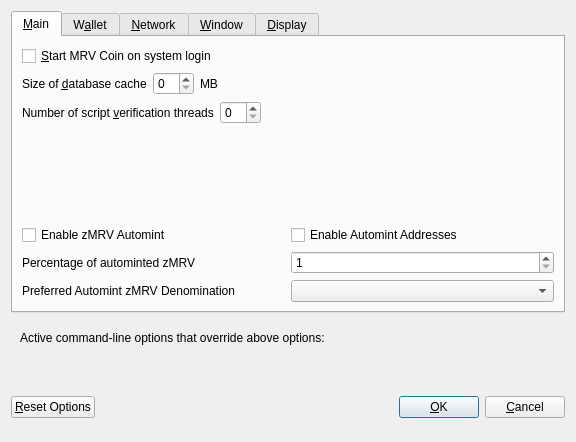
<?xml version="1.0" encoding="UTF-8"?>
<ui version="4.0">
 <class>OptionsDialog</class>
 <widget class="QDialog" name="OptionsDialog">
  <property name="geometry">
   <rect>
    <x>0</x>
    <y>0</y>
    <width>576</width>
    <height>442</height>
   </rect>
  </property>
  <property name="windowTitle">
   <string>Options</string>
  </property>
  <property name="modal">
   <bool>true</bool>
  </property>
  <layout class="QVBoxLayout" name="verticalLayout">
   <item>
    <widget class="QTabWidget" name="tabWidget">
     <property name="currentIndex">
      <number>0</number>
     </property>
     <widget class="QWidget" name="tabMain">
      <attribute name="title">
       <string>&amp;Main</string>
      </attribute>
      <layout class="QVBoxLayout" name="verticalLayout_Main">
       <item>
        <widget class="QCheckBox" name="bitcoinAtStartup">
         <property name="toolTip">
          <string>Automatically start MRV Coin after logging in to the system.</string>
         </property>
         <property name="text">
          <string>&amp;Start MRV Coin on system login</string>
         </property>
        </widget>
       </item>
       <item>
        <layout class="QHBoxLayout" name="horizontalLayout_2_Main">
         <item>
          <widget class="QLabel" name="databaseCacheLabel">
           <property name="text">
            <string>Size of &amp;database cache</string>
           </property>
           <property name="textFormat">
            <enum>Qt::PlainText</enum>
           </property>
           <property name="buddy">
            <cstring>databaseCache</cstring>
           </property>
          </widget>
         </item>
         <item>
          <widget class="QSpinBox" name="databaseCache"/>
         </item>
         <item>
          <widget class="QLabel" name="databaseCacheUnitLabel">
           <property name="text">
            <string>MB</string>
           </property>
           <property name="textFormat">
            <enum>Qt::PlainText</enum>
           </property>
          </widget>
         </item>
         <item>
          <spacer name="horizontalSpacer_2_Main">
           <property name="orientation">
            <enum>Qt::Horizontal</enum>
           </property>
           <property name="sizeHint" stdset="0">
            <size>
             <width>40</width>
             <height>20</height>
            </size>
           </property>
          </spacer>
         </item>
        </layout>
       </item>
       <item>
        <layout class="QHBoxLayout" name="horizontalLayout_3_Main">
         <item>
          <widget class="QLabel" name="threadsScriptVerifLabel">
           <property name="text">
            <string>Number of script &amp;verification threads</string>
           </property>
           <property name="textFormat">
            <enum>Qt::PlainText</enum>
           </property>
           <property name="buddy">
            <cstring>threadsScriptVerif</cstring>
           </property>
          </widget>
         </item>
         <item>
          <widget class="QSpinBox" name="threadsScriptVerif">
           <property name="toolTip">
            <string>(0 = auto, &lt;0 = leave that many cores free)</string>
           </property>
          </widget>
         </item>
         <item>
          <spacer name="horizontalSpacer_3_Main">
           <property name="orientation">
            <enum>Qt::Horizontal</enum>
           </property>
           <property name="sizeHint" stdset="0">
            <size>
             <width>40</width>
             <height>20</height>
            </size>
           </property>
          </spacer>
         </item>
        </layout>
       </item>
       <item>
        <spacer name="verticalSpacer_2">
         <property name="orientation">
          <enum>Qt::Vertical</enum>
         </property>
         <property name="sizeHint" stdset="0">
          <size>
           <width>20</width>
           <height>40</height>
          </size>
         </property>
        </spacer>
       </item>
       <item>
        <widget class="QWidget" name="verticalZmrvOptionsWidget" native="true">
         <layout class="QVBoxLayout" name="verticalZmrvOptionsLayout">
          <property name="margin">
           <number>0</number>
          </property>
          <item>
           <layout class="QHBoxLayout" name="horizontalAutomintingLayout">
            <item>
             <widget class="QCheckBox" name="checkBoxZeromintEnable">
              <property name="toolTip">
               <string>Enable automatic minting of MRV units to zMRV</string>
              </property>
              <property name="layoutDirection">
               <enum>Qt::LeftToRight</enum>
              </property>
              <property name="text">
               <string>Enable zMRV Automint</string>
              </property>
             </widget>
            </item>
            <item>
             <widget class="QCheckBox" name="checkBoxZeromintAddresses">
              <property name="toolTip">
               <string>Enable automatic zMRV minting from specific addresses</string>
              </property>
              <property name="layoutDirection">
               <enum>Qt::LeftToRight</enum>
              </property>
              <property name="text">
               <string>Enable Automint Addresses</string>
              </property>
             </widget>
            </item>
           </layout>
          </item>
          <item>
           <layout class="QHBoxLayout" name="horizontalZmintPercentageLayout">
            <item>
             <widget class="QLabel" name="percentage_label">
              <property name="toolTip">
               <string>Percentage of incoming MRV which get automatically converted to zMRV via Zerocoin Protocol (min: 10%)</string>
              </property>
              <property name="text">
               <string>Percentage of autominted zMRV</string>
              </property>
             </widget>
            </item>
            <item>
             <widget class="QSpinBox" name="zeromintPercentage">
              <property name="minimum">
               <number>1</number>
              </property>
              <property name="maximum">
               <number>100</number>
              </property>
             </widget>
            </item>
           </layout>
          </item>
          <item>
           <layout class="QHBoxLayout" name="horizontalLayout" stretch="0,0">
            <property name="sizeConstraint">
             <enum>QLayout::SetFixedSize</enum>
            </property>
            <item>
             <widget class="QLabel" name="labelPreferredDenom">
              <property name="maximumSize">
               <size>
                <width>16777215</width>
                <height>16777215</height>
               </size>
              </property>
              <property name="toolTip">
               <string>Wait with automatic conversion to Zerocoin until enough MRV for this denomination is available</string>
              </property>
              <property name="text">
               <string>Preferred Automint zMRV Denomination</string>
              </property>
             </widget>
            </item>
            <item>
             <widget class="QComboBox" name="preferredDenom">
              <property name="maximumSize">
               <size>
                <width>16777215</width>
                <height>27</height>
               </size>
              </property>
              <property name="toolTip">
               <string>Wait with automatic conversion to Zerocoin until enough MRV for this denomination is available</string>
              </property>
              <property name="maxVisibleItems">
               <number>9</number>
              </property>
              <property name="maxCount">
               <number>9</number>
              </property>
             </widget>
            </item>
           </layout>
          </item>
         </layout>
        </widget>
       </item>
      </layout>
     </widget>
     <widget class="QWidget" name="tabWallet">
      <attribute name="title">
       <string>W&amp;allet</string>
      </attribute>
      <layout class="QVBoxLayout" name="verticalLayout_Wallet">
       <item>
        <layout class="QHBoxLayout" name="horizontalLayout_2_Wallet">
         <item>
          <widget class="QLabel" name="labelStakeSplitThresholdText">
           <property name="text">
            <string>Stake split threshold:</string>
           </property>
          </widget>
         </item>
         <item>
          <widget class="QSpinBox" name="spinBoxStakeSplitThreshold">
           <property name="minimum">
            <number>1</number>
           </property>
           <property name="maximum">
            <number>999999</number>
           </property>
          </widget>
         </item>
        </layout>
       </item>
       <item>
        <widget class="QGroupBox" name="groupBox">
         <property name="title">
          <string>Expert</string>
         </property>
         <layout class="QVBoxLayout" name="verticalLayout_2">
          <item>
           <widget class="QCheckBox" name="coinControlFeatures">
            <property name="toolTip">
             <string>Whether to show coin control features or not.</string>
            </property>
            <property name="text">
             <string>Enable coin &amp;control features</string>
            </property>
           </widget>
          </item>
          <item>
           <widget class="QCheckBox" name="showMasternodesTab">
            <property name="toolTip">
             <string>Show additional tab listing all your masternodes in first sub-tab&lt;br/&gt;and all masternodes on the network in second sub-tab.</string>
            </property>
            <property name="text">
             <string>Show Masternodes Tab</string>
            </property>
           </widget>
          </item>
          <item>
           <widget class="QCheckBox" name="spendZeroConfChange">
            <property name="toolTip">
             <string>If you disable the spending of unconfirmed change, the change from a transaction&lt;br/&gt;cannot be used until that transaction has at least one confirmation.&lt;br/&gt;This also affects how your balance is computed.</string>
            </property>
            <property name="text">
             <string>&amp;Spend unconfirmed change</string>
            </property>
           </widget>
          </item>
         </layout>
        </widget>
       </item>
       <item>
        <spacer name="verticalSpacer_Wallet">
         <property name="orientation">
          <enum>Qt::Vertical</enum>
         </property>
         <property name="sizeHint" stdset="0">
          <size>
           <width>20</width>
           <height>40</height>
          </size>
         </property>
        </spacer>
       </item>
      </layout>
     </widget>
     <widget class="QWidget" name="tabNetwork">
      <attribute name="title">
       <string>&amp;Network</string>
      </attribute>
      <layout class="QVBoxLayout" name="verticalLayout_Network">
       <item>
        <widget class="QCheckBox" name="mapPortUpnp">
         <property name="toolTip">
          <string>Automatically open the MRV Coin client port on the router. This only works when your router supports UPnP and it is enabled.</string>
         </property>
         <property name="text">
          <string>Map port using &amp;UPnP</string>
         </property>
        </widget>
       </item>
       <item>
        <widget class="QCheckBox" name="allowIncoming">
         <property name="toolTip">
          <string>Accept connections from outside</string>
         </property>
         <property name="text">
          <string>Allow incoming connections</string>
         </property>
        </widget>
       </item>
       <item>
        <widget class="QCheckBox" name="connectSocks">
         <property name="toolTip">
          <string>Connect to the MRV Coin network through a SOCKS5 proxy.</string>
         </property>
         <property name="text">
          <string>&amp;Connect through SOCKS5 proxy (default proxy):</string>
         </property>
        </widget>
       </item>
       <item>
        <layout class="QHBoxLayout" name="horizontalLayout_1_Network">
         <item>
          <widget class="QLabel" name="proxyIpLabel">
           <property name="text">
            <string>Proxy &amp;IP:</string>
           </property>
           <property name="textFormat">
            <enum>Qt::PlainText</enum>
           </property>
           <property name="buddy">
            <cstring>proxyIp</cstring>
           </property>
          </widget>
         </item>
         <item>
          <widget class="QValidatedLineEdit" name="proxyIp">
           <property name="minimumSize">
            <size>
             <width>140</width>
             <height>0</height>
            </size>
           </property>
           <property name="maximumSize">
            <size>
             <width>140</width>
             <height>16777215</height>
            </size>
           </property>
           <property name="toolTip">
            <string>IP address of the proxy (e.g. IPv4: 127.0.0.1 / IPv6: ::1)</string>
           </property>
          </widget>
         </item>
         <item>
          <widget class="QLabel" name="proxyPortLabel">
           <property name="text">
            <string>&amp;Port:</string>
           </property>
           <property name="textFormat">
            <enum>Qt::PlainText</enum>
           </property>
           <property name="buddy">
            <cstring>proxyPort</cstring>
           </property>
          </widget>
         </item>
         <item>
          <widget class="QLineEdit" name="proxyPort">
           <property name="minimumSize">
            <size>
             <width>55</width>
             <height>0</height>
            </size>
           </property>
           <property name="maximumSize">
            <size>
             <width>55</width>
             <height>16777215</height>
            </size>
           </property>
           <property name="toolTip">
            <string>Port of the proxy (e.g. 9050)</string>
           </property>
          </widget>
         </item>
         <item>
          <spacer name="horizontalSpacer_1_Network">
           <property name="orientation">
            <enum>Qt::Horizontal</enum>
           </property>
           <property name="sizeHint" stdset="0">
            <size>
             <width>40</width>
             <height>20</height>
            </size>
           </property>
          </spacer>
         </item>
        </layout>
       </item>
       <item>
        <spacer name="verticalSpacer_Network">
         <property name="orientation">
          <enum>Qt::Vertical</enum>
         </property>
         <property name="sizeHint" stdset="0">
          <size>
           <width>20</width>
           <height>40</height>
          </size>
         </property>
        </spacer>
       </item>
      </layout>
     </widget>
     <widget class="QWidget" name="tabWindow">
      <attribute name="title">
       <string>&amp;Window</string>
      </attribute>
      <layout class="QVBoxLayout" name="verticalLayout_Window">
       <item>
        <widget class="QCheckBox" name="minimizeToTray">
         <property name="toolTip">
          <string>Show only a tray icon after minimizing the window.</string>
         </property>
         <property name="text">
          <string>&amp;Minimize to the tray instead of the taskbar</string>
         </property>
        </widget>
       </item>
       <item>
        <widget class="QCheckBox" name="minimizeOnClose">
         <property name="toolTip">
          <string>Minimize instead of exit the application when the window is closed. When this option is enabled, the application will be closed only after selecting Quit in the menu.</string>
         </property>
         <property name="text">
          <string>M&amp;inimize on close</string>
         </property>
        </widget>
       </item>
       <item>
        <spacer name="verticalSpacer_Window">
         <property name="orientation">
          <enum>Qt::Vertical</enum>
         </property>
         <property name="sizeHint" stdset="0">
          <size>
           <width>20</width>
           <height>40</height>
          </size>
         </property>
        </spacer>
       </item>
      </layout>
     </widget>
     <widget class="QWidget" name="tabDisplay">
      <attribute name="title">
       <string>&amp;Display</string>
      </attribute>
      <layout class="QVBoxLayout" name="verticalLayout_Display">
       <item>
        <layout class="QHBoxLayout" name="horizontalLayout_1_Display">
         <item>
          <widget class="QLabel" name="langLabel">
           <property name="text">
            <string>User Interface &amp;language:</string>
           </property>
           <property name="textFormat">
            <enum>Qt::PlainText</enum>
           </property>
           <property name="buddy">
            <cstring>lang</cstring>
           </property>
          </widget>
         </item>
         <item>
          <widget class="QValueComboBox" name="lang">
           <property name="toolTip">
            <string>The user interface language can be set here. This setting will take effect after restarting MRV Coin.</string>
           </property>
          </widget>
         </item>
        </layout>
       </item>
       <item>
        <widget class="QLabel" name="label_3">
         <property name="toolTip">
          <string notr="true"/>
         </property>
         <property name="statusTip">
          <string notr="true"/>
         </property>
         <property name="whatsThis">
          <string notr="true"/>
         </property>
         <property name="accessibleName">
          <string notr="true"/>
         </property>
         <property name="text">
          <string>Language missing or translation incomplete? Help contributing translations here:
https://www.transifex.com/mrv_coin-project/mrv_coin-project-translations</string>
         </property>
         <property name="wordWrap">
          <bool>true</bool>
         </property>
         <property name="openExternalLinks">
          <bool>true</bool>
         </property>
         <property name="textInteractionFlags">
          <set>Qt::TextBrowserInteraction</set>
         </property>
        </widget>
       </item>
       <item>
        <layout class="QHBoxLayout" name="horizontalLayout_2_Display" stretch="0,0">
         <item>
          <widget class="QLabel" name="themeLabel">
           <property name="text">
            <string>User Interface Theme:</string>
           </property>
          </widget>
         </item>
         <item>
          <widget class="QValueComboBox" name="theme"/>
         </item>
        </layout>
       </item>
       <item>
        <widget class="QWidget" name="verticalZmrvDisplayWidget" native="true">
         <layout class="QVBoxLayout" name="verticalZmrvDisplayLayout">
          <property name="margin">
           <number>0</number>
          </property>
          <item>
           <widget class="Line" name="line">
            <property name="orientation">
             <enum>Qt::Horizontal</enum>
            </property>
           </widget>
          </item>
          <item>
           <layout class="QHBoxLayout" name="horizontalLayout_3_Display">
            <item>
             <widget class="QLabel" name="unitLabel">
              <property name="text">
               <string>Unit to show amounts in:</string>
              </property>
              <property name="textFormat">
               <enum>Qt::PlainText</enum>
              </property>
             </widget>
            </item>
            <item>
             <widget class="QValueComboBox" name="unit">
              <property name="toolTip">
               <string>Choose the default subdivision unit to show in the interface and when sending coins.</string>
              </property>
             </widget>
            </item>
           </layout>
          </item>
          <item>
           <layout class="QHBoxLayout" name="horizontalLayout_4_Display">
            <item>
             <widget class="QLabel" name="digitsLabel">
              <property name="text">
               <string>Decimal digits</string>
              </property>
             </widget>
            </item>
            <item>
             <widget class="QValueComboBox" name="digits"/>
            </item>
           </layout>
          </item>
          <item>
           <layout class="QHBoxLayout" name="horizontalLayout_5_Display">
            <item>
             <widget class="QCheckBox" name="checkBoxHideZeroBalances">
              <property name="toolTip">
               <string>Hide empty balances</string>
              </property>
              <property name="layoutDirection">
               <enum>Qt::LeftToRight</enum>
              </property>
              <property name="text">
               <string>Hide empty balances</string>
              </property>
             </widget>
            </item>
            <item>
             <widget class="QCheckBox" name="checkBoxHideOrphans">
              <property name="toolTip">
               <string>Hide orphan stakes in transaction lists</string>
              </property>
              <property name="text">
               <string>Hide orphan stakes</string>
              </property>
             </widget>
            </item>
            <item>
             <spacer name="horizontalSpacer">
              <property name="orientation">
               <enum>Qt::Horizontal</enum>
              </property>
              <property name="sizeHint" stdset="0">
               <size>
                <width>40</width>
                <height>20</height>
               </size>
              </property>
             </spacer>
            </item>
           </layout>
          </item>
          <item>
           <layout class="QHBoxLayout" name="horizontalLayout_6_Display">
            <item>
             <widget class="QLabel" name="thirdPartyTxUrlsLabel">
              <property name="toolTip">
               <string>Third party URLs (e.g. a block explorer) that appear in the transactions tab as context menu items. %s in the URL is replaced by transaction hash. Multiple URLs are separated by vertical bar |.</string>
              </property>
              <property name="text">
               <string>Third party transaction URLs</string>
              </property>
             </widget>
            </item>
            <item>
             <widget class="QLineEdit" name="thirdPartyTxUrls">
              <property name="toolTip">
               <string>Third party URLs (e.g. a block explorer) that appear in the transactions tab as context menu items. %s in the URL is replaced by transaction hash. Multiple URLs are separated by vertical bar |.</string>
              </property>
             </widget>
            </item>
           </layout>
          </item>
         </layout>
        </widget>
       </item>
       <item>
        <spacer name="verticalSpacer">
         <property name="orientation">
          <enum>Qt::Vertical</enum>
         </property>
         <property name="sizeHint" stdset="0">
          <size>
           <width>20</width>
           <height>40</height>
          </size>
         </property>
        </spacer>
       </item>
      </layout>
     </widget>
    </widget>
   </item>
   <item>
    <widget class="QFrame" name="frame">
     <layout class="QVBoxLayout" name="verticalLayout_Bottom">
      <item>
       <layout class="QHBoxLayout" name="horizontalLayout_Bottom">
        <item>
         <widget class="QLabel" name="overriddenByCommandLineInfoLabel">
          <property name="text">
           <string>Active command-line options that override above options:</string>
          </property>
          <property name="textFormat">
           <enum>Qt::PlainText</enum>
          </property>
         </widget>
        </item>
        <item>
         <spacer name="horizontalSpacer_Bottom">
          <property name="orientation">
           <enum>Qt::Horizontal</enum>
          </property>
          <property name="sizeHint" stdset="0">
           <size>
            <width>40</width>
            <height>20</height>
           </size>
          </property>
         </spacer>
        </item>
       </layout>
      </item>
      <item>
       <widget class="QLabel" name="overriddenByCommandLineLabel">
        <property name="text">
         <string/>
        </property>
        <property name="textFormat">
         <enum>Qt::PlainText</enum>
        </property>
        <property name="wordWrap">
         <bool>true</bool>
        </property>
       </widget>
      </item>
     </layout>
    </widget>
   </item>
   <item>
    <layout class="QHBoxLayout" name="horizontalLayout_Buttons">
     <item>
      <widget class="QPushButton" name="resetButton">
       <property name="toolTip">
        <string>Reset all client options to default.</string>
       </property>
       <property name="text">
        <string>&amp;Reset Options</string>
       </property>
       <property name="autoDefault">
        <bool>false</bool>
       </property>
      </widget>
     </item>
     <item>
      <spacer name="horizontalSpacer_1">
       <property name="orientation">
        <enum>Qt::Horizontal</enum>
       </property>
       <property name="sizeHint" stdset="0">
        <size>
         <width>40</width>
         <height>48</height>
        </size>
       </property>
      </spacer>
     </item>
     <item>
      <widget class="QLabel" name="statusLabel">
       <property name="minimumSize">
        <size>
         <width>200</width>
         <height>0</height>
        </size>
       </property>
       <property name="font">
        <font>
         <weight>75</weight>
         <bold>true</bold>
        </font>
       </property>
       <property name="text">
        <string/>
       </property>
       <property name="textFormat">
        <enum>Qt::PlainText</enum>
       </property>
       <property name="wordWrap">
        <bool>true</bool>
       </property>
      </widget>
     </item>
     <item>
      <spacer name="horizontalSpacer_2">
       <property name="orientation">
        <enum>Qt::Horizontal</enum>
       </property>
       <property name="sizeHint" stdset="0">
        <size>
         <width>40</width>
         <height>48</height>
        </size>
       </property>
      </spacer>
     </item>
     <item>
      <widget class="QPushButton" name="okButton">
       <property name="text">
        <string>&amp;OK</string>
       </property>
       <property name="autoDefault">
        <bool>false</bool>
       </property>
       <property name="default">
        <bool>true</bool>
       </property>
      </widget>
     </item>
     <item>
      <widget class="QPushButton" name="cancelButton">
       <property name="text">
        <string>&amp;Cancel</string>
       </property>
       <property name="autoDefault">
        <bool>false</bool>
       </property>
      </widget>
     </item>
    </layout>
   </item>
  </layout>
 </widget>
 <customwidgets>
  <customwidget>
   <class>QValidatedLineEdit</class>
   <extends>QLineEdit</extends>
   <header>qvalidatedlineedit.h</header>
  </customwidget>
  <customwidget>
   <class>QValueComboBox</class>
   <extends>QComboBox</extends>
   <header>qvaluecombobox.h</header>
  </customwidget>
 </customwidgets>
 <resources/>
 <connections/>
</ui>
